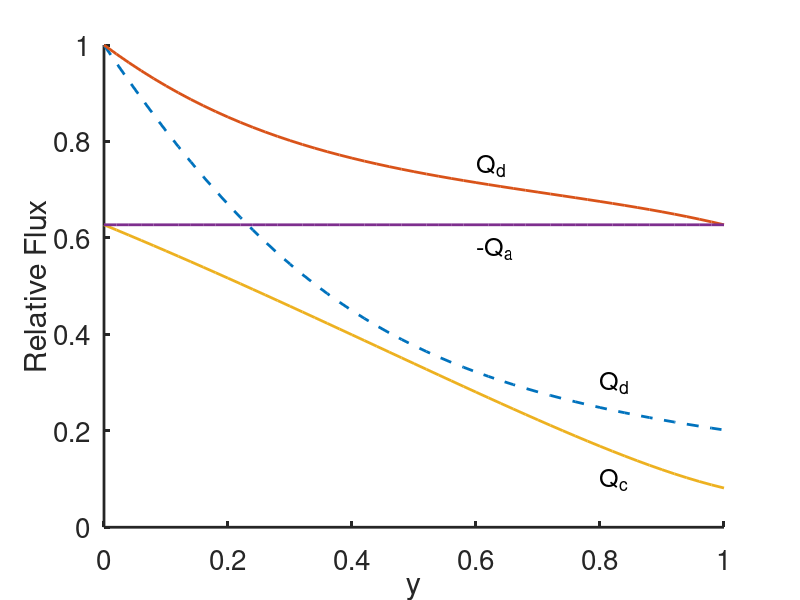
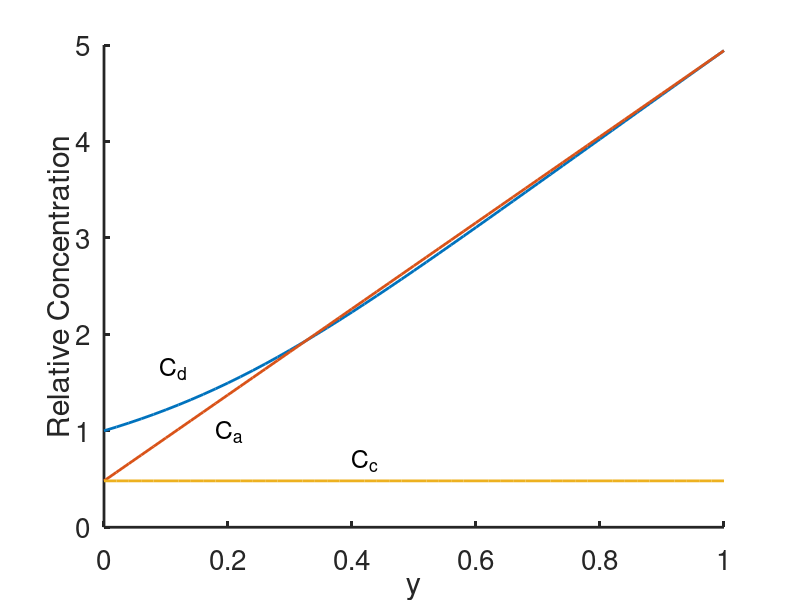
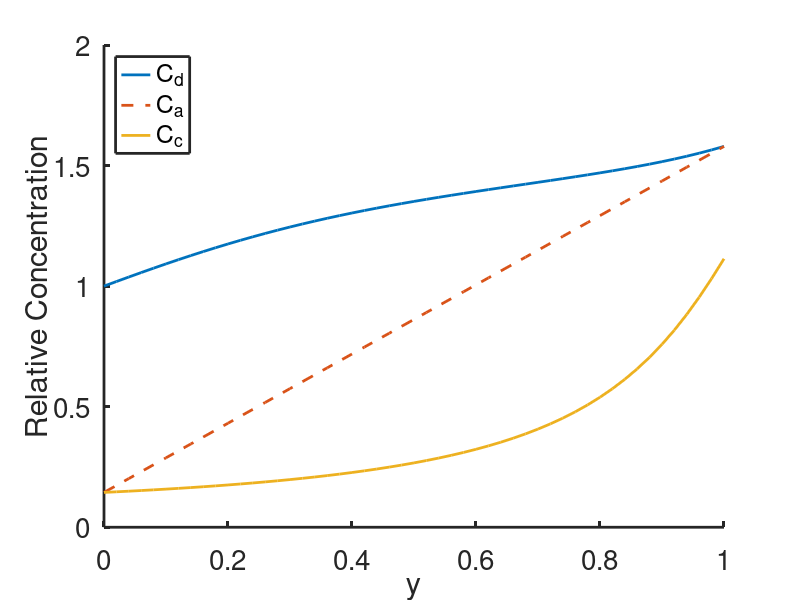
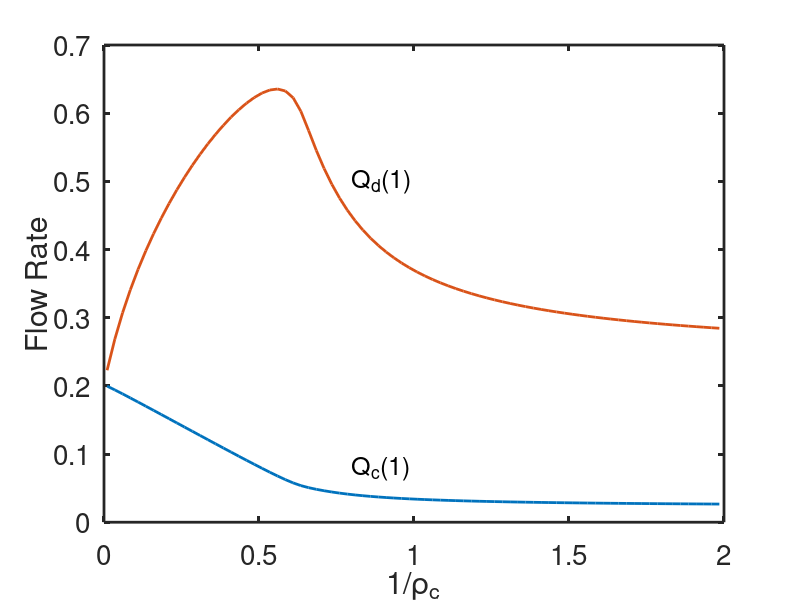

These figures' MATLAB source, in order:
%    -------------------------------------------------------------------
%
%     Solve the nephron equations for the loop of Henle.
%
%     For Chapter 17, Section 17.3.2 of
%     Keener and Sneyd, Mathematical Physiology, 3rd Edition, Springer.
%
%     Written by James Keener and James Sneyd.
%
%    -------------------------------------------------------------------

function henle
clear all; close all; clc;
set(0,                           ...
'defaultaxesfontsize', 20,   ...
'defaultaxeslinewidth', 2.0, ...
'defaultlinelinewidth', 2.0);

% parameters
p.P = 0.9;
p.DPd = 0.15;
p.DPc = 0.22;
p.Hd = 0.1;
p.rd = 0.15;
p.N=51; % number of grid points
y = linspace(0,1,p.N);

onebyrclist0 = [0.,0.5];
options = optimset('Display','off');

for j = 1:2
    p.onebyrc=onebyrclist0(j);

    % make up some initial guess

    % The problem is extremely sensitive to the initial condition, and
    % considerable care is needed, particularly in the choice of Qa. It is
    % easy to find an initial value for Qa that works in Matlab but
    % doesn't work in Octave.

    Qa = -.22;
    Qd = -Qa*y +(1-y);
    Sd=-(Qd -1)*(p.rd*p.Hd)+1-p.DPd*p.Hd*y ;
    Qc1=0.1;
    Qc = Qc1*y -Qa*(1-y);

    X0=[Sd,Qc,Qa,Qc1];

    [U]=fsolve(@(x)des(x,p),X0,options);
    Sd = U(1:p.N);
    Qc = U(p.N+1:2*p.N);
    Qa = U(2*p.N+1);
    Qc1 = U(2*p.N+2);
    [Ss,Qs,Qd,Cd,Cs,Ca,Cc] = get_conc(U,p);

    figure(1)
    if (j==1)
        plot(y,Qd,'--')
        hold on
    else
        plot(y,Qd,y,Qc,y,-Qa*ones(p.N,1))
        hold off
        xlabel('y')
        ylabel('Relative Flux')
        text(0.6,0.75,'Q_d','fontsize',18)
        text(0.6,0.58,'-Q_a','fontsize',18)
        text(0.8,0.3,'Q_d','fontsize',18)
        text(0.8,0.1,'Q_c','fontsize',18)
        box off
    end

    if (j==1)
        figure(2)
            plot(y,Cd,y,Ca,y,Cc)
            text(0.09,1.65,'C_d','fontsize',18)
            text(0.18,1 ,'C_a','fontsize',18)
            text(0.4,0.7,'C_c','fontsize',18)
            xlabel('y')
            ylabel('Relative Concentration')
            box off
    else
        figure(3)
            plot(y,Cd,y,Ca,'--',y,Cc)
            legend('C_d','C_a','C_c','location','northwest')
            xlabel('y')
            ylabel('Relative Concentration')
            box off
    end
 end

% now loop on rc for no ADH case:
% make up some initial guess
Qa = -.5;
Qd = -Qa*y +(1-y);
Sd=-(Qd -1)*(p.rd*p.Hd)+1-p.DPd*p.Hd*y ;
Qc1=0.1;
Qc = Qc1*y -Qa*(1-y);
X0=[Sd,Qc,Qa,Qc1];
onebyrclist1 = [0.01:0.025:2];

for k = 1:length(onebyrclist1)
    p.onebyrc = onebyrclist1(k);
    [U]=fsolve(@(x)des(x,p),X0,options);
    % use the solution as the initial guess for the next try
    X0=U;
    Sd = U(1:p.N);
    Qc = U(p.N+1:2*p.N);
    Qa = U(2*p.N+1);
    Qc1 = U(2*p.N+2);

    [Ss,Qs,Qd,Cd,Cs,Ca,Cc] = get_conc(U,p);

    QdP(k) = Qd(p.N);
    Qc1j(k) = Qc1;
    Cd1(k) = Sd(p.N)/Qd(p.N);
    Cc1(k)=Cc(p.N);
    Cc0(k)=Cc(1);
end

figure(4)
    plot(onebyrclist1,Qc1j,onebyrclist1,QdP)
    xlabel('1/\rho_c')
    ylabel('Flow Rate')
    text(0.8,0.08,'Q_c(1)','fontsize',18)
    text(0.8,0.5,'Q_d(1)','fontsize',18)
figure(5)
    plot(onebyrclist1,Cc1,onebyrclist1,Cd1,onebyrclist1,Cc0)
    xlabel('1/\rho_c')
    ylabel('Relative Concentration')
    legend('C_c(1)','C_d(1)','C_c(0)')

end % of main

%%
function out = des(U,p)
    y = linspace(0,1,p.N);
    dy = y(2)-y(1);

    Sd = U(1:p.N);
    Qc = U(p.N+1:2*p.N);
    Qa = U(2*p.N+1);
    Qc1 = U(2*p.N+2);

    [Ss,Qs,Qd,Cd,Cs,Ca,Cc] = get_conc(U,p);

    Fd = Ss./Qs-Sd./Qd;
    Fc = -p.DPc+(Sd(p.N)-p.P)./Qc-Ss./Qs;

    eqSd =[Sd(1)-1,...
           (Sd(2:p.N-1)-Sd(1:p.N-2))/(dy)-p.Hd*Fd(1:p.N-2), ...
           (Sd(p.N)-Sd( p.N-1))/(dy)-p.Hd*Fd(p.N-1)];
    %
    eqQc = [Qc(1)+Qa,...
            (Qc(2:p.N-1)-Qc(1:p.N-2))/(dy)-Fc(1:p.N-2)*p.onebyrc, ...
            (Qc(p.N)-Qc( p.N-1))/(dy)-Fc(p.N-1)*p.onebyrc];
    eqQa = Sd(p.N)-1-(Qa+1)*p.rd*p.Hd+p.DPd*p.Hd;
    eqQc1 = Qc1-Qc(p.N);

    out = [eqSd,eqQc,eqQa,eqQc1];
end

%%
function [Ss,Qs,Qd,Cd,Cs,Ca,Cc] = get_conc(U,p)
    y = linspace(0,1,p.N);
    Sd = U(1:p.N);
    Qc = U(p.N+1:2*p.N);
    Qa = U(2*p.N+1);
    Qc1 = U(2*p.N+2);

    Ss = p.P*(y-1) + Sd(p.N)-Sd;
    tm = (1-Sd-p.DPd*p.Hd*y)/(p.rd*p.Hd);
    Qs = -1-Qa-Qc+Qc(p.N) - tm ;
    Qd = 1+ tm;

    Cd=Sd./Qd;
    Cs = (p.P+p.DPd*p.Hd).*(1-y)./(Qd+Qa)-p.rd*p.Hd;
    Ca=Cd(p.N)-p.P*(y-1)/Qa;
    % using a na-dependent ATPase:
    %Ca = Cd(p.N)*sqrt(2*Qa./(p.P*Cd(p.N)^2.*(y-1)+2*Qa));
    Cc=-Qa*Ca(1)./Qc;
end
